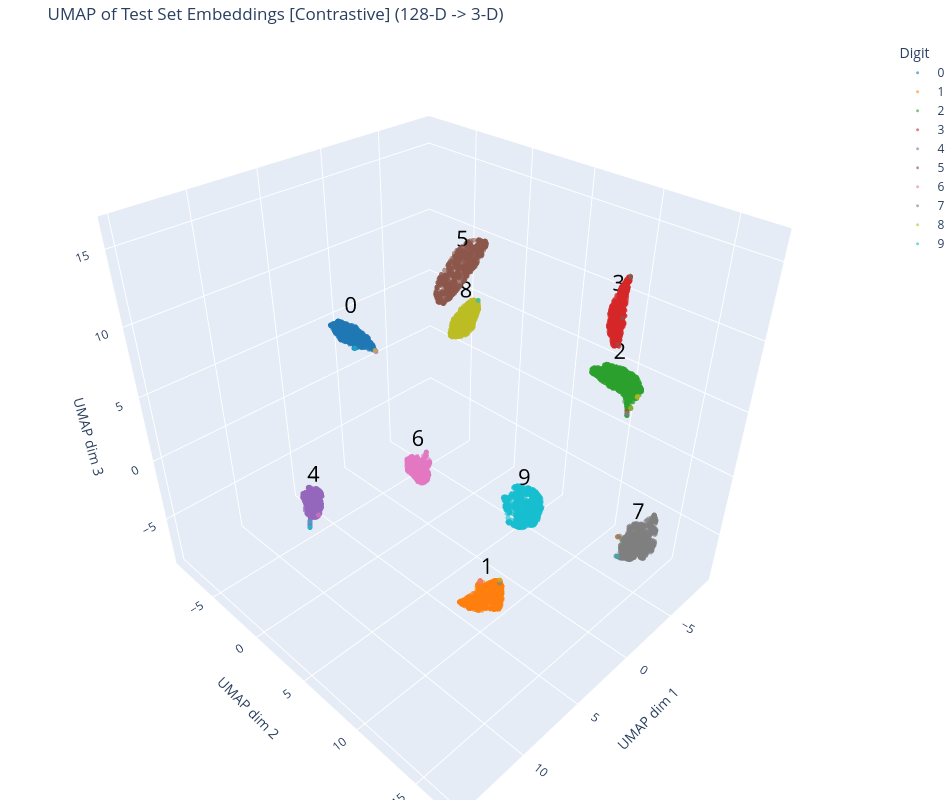

The notebook cell this image was saved under:
### Code cell
import plotly.graph_objects as go

cmap = plt.get_cmap("tab10")
labels = embedding_store["labels"]

def rgb_string(rgba):
    r, g, b, _ = rgba
    return f"rgb({int(r * 255)},{int(g * 255)},{int(b * 255)})"

fig = go.Figure()

for digit in range(10):
    mask = labels == digit
    points = embeddings_umap_3d[mask]
    color = rgb_string(cmap(digit))

    fig.add_trace(go.Scatter3d(
        x=points[:, 0], y=points[:, 1], z=points[:, 2],
        mode="markers",
        marker=dict(size=3, color=color, opacity=0.6),
        name=str(digit),
        hovertemplate=f"digit {digit}<extra></extra>",
    ))

    centroid = points.mean(axis=0)
    fig.add_trace(go.Scatter3d(
        x=[centroid[0]], y=[centroid[1]], z=[centroid[2]],
        mode="text",
        text=[str(digit)],
        textfont=dict(size=22, color="black"),
        showlegend=False,
        hoverinfo="skip",
    ))

fig.update_layout(
    title="UMAP of Test Set Embeddings [Contrastive] (128-D -> 3-D)",
    scene=dict(
        xaxis_title="UMAP dim 1",
        yaxis_title="UMAP dim 2",
        zaxis_title="UMAP dim 3",
    ),
    legend_title="Digit",
    width=950,
    height=800,
    margin=dict(l=0, r=0, b=0, t=40),
)

fig.show()

### Figure 1 — Plotly figure (JSON) as saved in the notebook; plotly's stock layout.template omitted (floating-point values rounded to 4 significant figures; data arrays with more than 128 entries replaced by an {"elided": "..."} marker saying what was removed)
{"data": [{"hovertemplate": "digit 0<extra></extra>", "marker": {"color": "rgb(31,119,180)", "opacity": 0.6, "size": 3}, "mode": "markers", "name": "0", "type": "scatter3d", "x": {"elided": "980 float values"}, "y": {"elided": "980 float values"}, "z": {"elided": "980 float values"}}, {"hoverinfo": "skip", "mode": "text", "showlegend": false, "text": ["0"], "textfont": {"color": "black", "size": 22}, "type": "scatter3d", "x": [-0.1446], "y": [-7.963], "z": [3.738]}, {"hovertemplate": "digit 1<extra></extra>", "marker": {"color": "rgb(255,127,14)", "opacity": 0.6, "size": 3}, "mode": "markers", "name": "1", "type": "scatter3d", "x": {"elided": "1135 float values"}, "y": {"elided": "1135 float values"}, "z": {"elided": "1135 float values"}}, {"hoverinfo": "skip", "mode": "text", "showlegend": false, "text": ["1"], "textfont": {"color": "black", "size": 22}, "type": "scatter3d", "x": [3.453], "y": [8.977], "z": [-7.733]}, {"hovertemplate": "digit 2<extra></extra>", "marker": {"color": "rgb(44,160,44)", "opacity": 0.6, "size": 3}, "mode": "markers", "name": "2", "type": "scatter3d", "x": {"elided": "1032 float values"}, "y": {"elided": "1032 float values"}, "z": {"elided": "1032 float values"}}, {"hoverinfo": "skip", "mode": "text", "showlegend": false, "text": ["2"], "textfont": {"color": "black", "size": 22}, "type": "scatter3d", "x": [-7.836], "y": [9.948], "z": [4.474]}, {"hovertemplate": "digit 3<extra></extra>", "marker": {"color": "rgb(214,39,40)", "opacity": 0.6, "size": 3}, "mode": "markers", "name": "3", "type": "scatter3d", "x": {"elided": "1010 float values"}, "y": {"elided": "1010 float values"}, "z": {"elided": "1010 float values"}}, {"hoverinfo": "skip", "mode": "text", "showlegend": false, "text": ["3"], "textfont": {"color": "black", "size": 22}, "type": "scatter3d", "x": [0.7101], "y": [14.67], "z": [14.59]}, {"hovertemplate": "digit 4<extra></extra>", "marker": {"color": "rgb(148,103,189)", "opacity": 0.6, "size": 3}, "mode": "markers", "name": "4", "type": "scatter3d", "x": {"elided": "982 float values"}, "y": {"elided": "982 float values"}, "z": {"elided": "982 float values"}}, {"hoverinfo": "skip", "mode": "text", "showlegend": false, "text": ["4"], "textfont": {"color": "black", "size": 22}, "type": "scatter3d", "x": [13.75], "y": [5.258], "z": [4.225]}, {"hovertemplate": "digit 5<extra></extra>", "marker": {"color": "rgb(140,86,75)", "opacity": 0.6, "size": 3}, "mode": "markers", "name": "5", "type": "scatter3d", "x": {"elided": "892 float values"}, "y": {"elided": "892 float values"}, "z": {"elided": "892 float values"}}, {"hoverinfo": "skip", "mode": "text", "showlegend": false, "text": ["5"], "textfont": {"color": "black", "size": 22}, "type": "scatter3d", "x": [2.469], "y": [5.489], "z": [14.48]}, {"hovertemplate": "digit 6<extra></extra>", "marker": {"color": "rgb(227,119,194)", "opacity": 0.6, "size": 3}, "mode": "markers", "name": "6", "type": "scatter3d", "x": {"elided": "958 float values"}, "y": {"elided": "958 float values"}, "z": {"elided": "958 float values"}}, {"hoverinfo": "skip", "mode": "text", "showlegend": false, "text": ["6"], "textfont": {"color": "black", "size": 22}, "type": "scatter3d", "x": [1.141], "y": [0.2206], "z": [-3.148]}, {"hovertemplate": "digit 7<extra></extra>", "marker": {"color": "rgb(127,127,127)", "opacity": 0.6, "size": 3}, "mode": "markers", "name": "7", "type": "scatter3d", "x": {"elided": "1028 float values"}, "y": {"elided": "1028 float values"}, "z": {"elided": "1028 float values"}}, {"hoverinfo": "skip", "mode": "text", "showlegend": false, "text": ["7"], "textfont": {"color": "black", "size": 22}, "type": "scatter3d", "x": [-2.528], "y": [16.09], "z": [-2.085]}, {"hovertemplate": "digit 8<extra></extra>", "marker": {"color": "rgb(188,189,34)", "opacity": 0.6, "size": 3}, "mode": "markers", "name": "8", "type": "scatter3d", "x": {"elided": "974 float values"}, "y": {"elided": "974 float values"}, "z": {"elided": "974 float values"}}, {"hoverinfo": "skip", "mode": "text", "showlegend": false, "text": ["8"], "textfont": {"color": "black", "size": 22}, "type": "scatter3d", "x": [-2.468], "y": [1.183], "z": [7.674]}, {"hovertemplate": "digit 9<extra></extra>", "marker": {"color": "rgb(23,190,207)", "opacity": 0.6, "size": 3}, "mode": "markers", "name": "9", "type": "scatter3d", "x": {"elided": "1009 float values"}, "y": {"elided": "1009 float values"}, "z": {"elided": "1009 float values"}}, {"hoverinfo": "skip", "mode": "text", "showlegend": false, "text": ["9"], "textfont": {"color": "black", "size": 22}, "type": "scatter3d", "x": [5.841], "y": [13.58], "z": [4.231]}], "layout": {"height": 800, "legend": {"title": {"text": "Digit"}}, "margin": {"b": 0, "l": 0, "r": 0, "t": 40}, "scene": {"xaxis": {"title": {"text": "UMAP dim 1"}}, "yaxis": {"title": {"text": "UMAP dim 2"}}, "zaxis": {"title": {"text": "UMAP dim 3"}}}, "title": {"text": "UMAP of Test Set Embeddings [Contrastive] (128-D -> 3-D)"}, "width": 950}}
